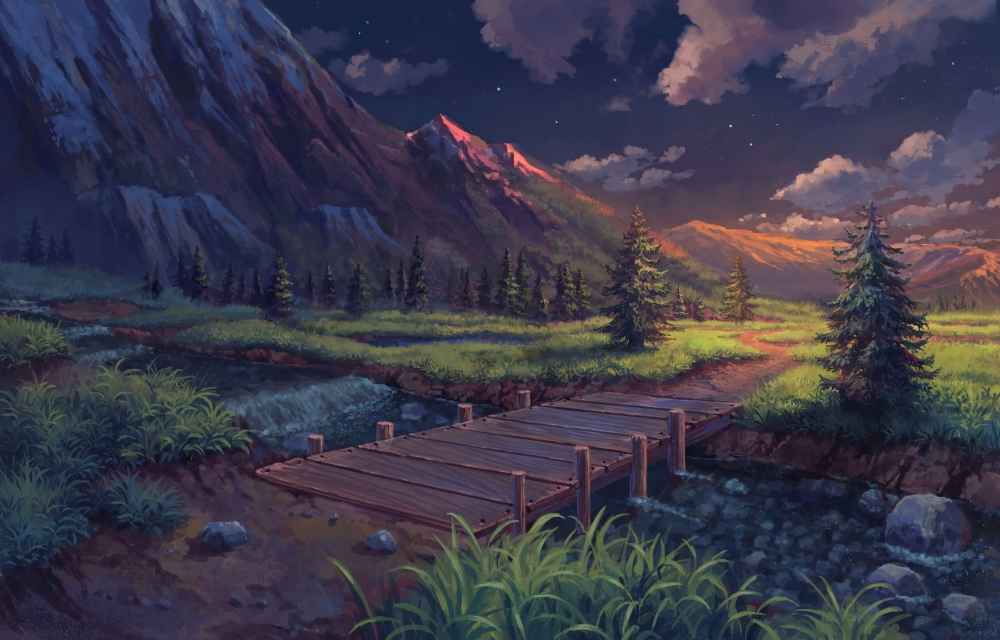
#> input picture 5DRAWING ELEMENTS/bridge.jpg, 1000 x 640 px, found by its file name
$ python 5drawing_elements.py
#> lines starting #> are read from the running program, lines starting #| are printed output that depends on the picture
import cv2

bridge=cv2.imread(r"D:\ERINA\Jet Learn\VS Code OpenCV\5DRAWING ELEMENTS\bridge.jpg")
#> bridge is the input picture: shape (640, 1000, 3); mean B, G, R 75, 58.5, 60.9

#line
start_l=(1,1)
end_l=(1000, 640)

line_colour=(255,0,255)
line_thickness=10
lined_img=cv2.line(bridge, start_l, end_l, line_colour, line_thickness)
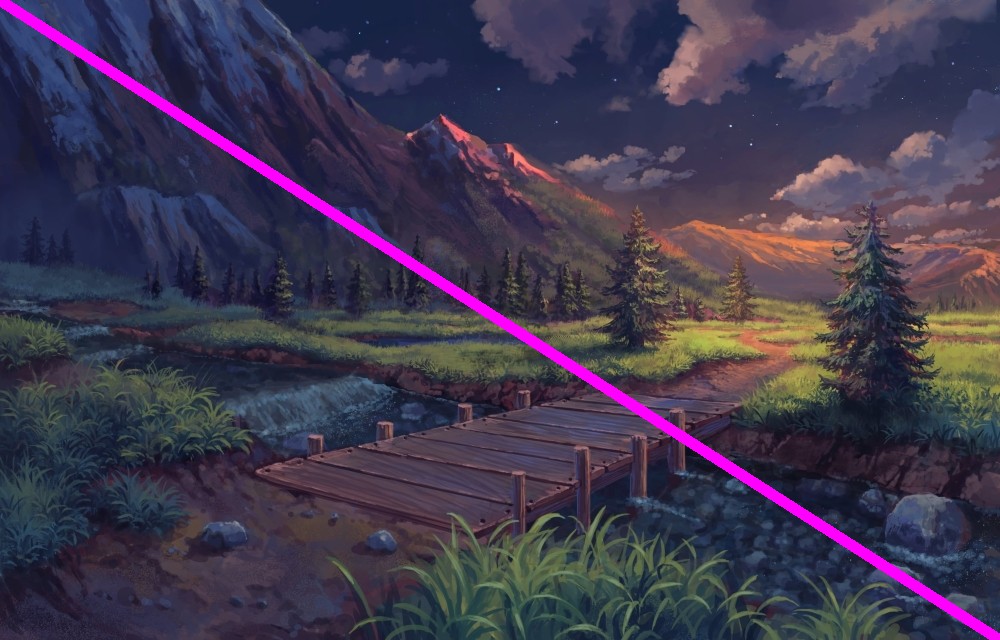
#> lined_img: shape (640, 1000, 3); mean B, G, R 78.7, 57.5, 65.1
cv2.imshow("Lined Image", lined_img)
cv2.waitKey(0)

#Rectangle
start_r=(20,20)
end_r=(200,200)

rec_colour=(255,0,255)
rec_thickness=-1
rec_img=cv2.rectangle(bridge, start_r, end_r, rec_colour, rec_thickness)
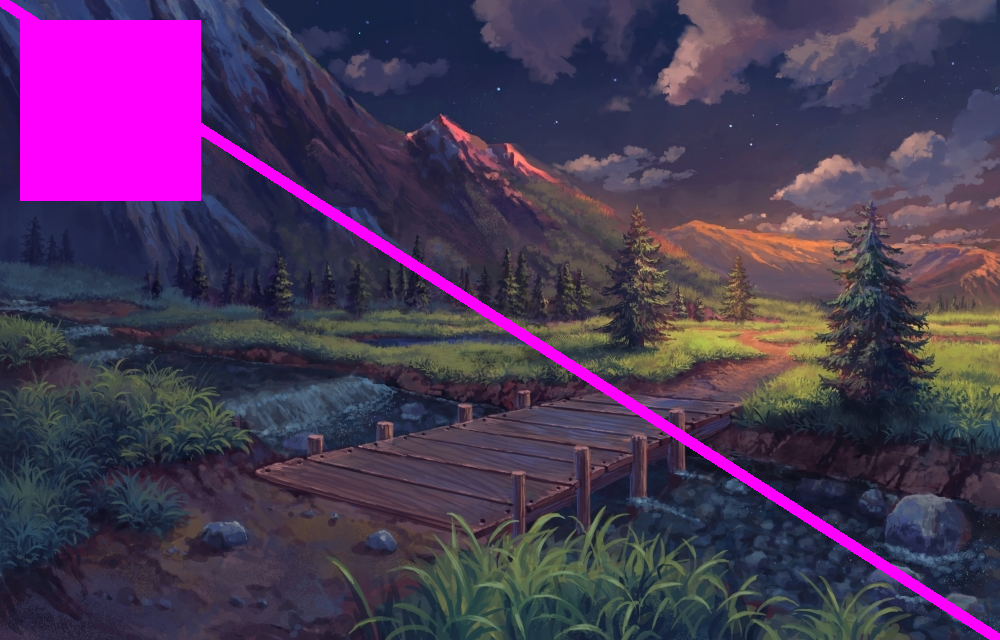
#> rec_img: shape (640, 1000, 3); mean B, G, R 87, 55.4, 75.4
cv2.imshow("Rectangled Image", rec_img)
cv2.waitKey(0)

#Circle
start_c=(200,400)
radius=60

circle_colour=(255,0,255)
circle_thickness=1
circle_img=cv2.circle(bridge, start_c, radius, circle_colour, circle_thickness)
cv2.imshow("Circled Image", circle_img)
cv2.waitKey(0)

#Writing Text
start_t=(50,550)

txt_font=cv2.FONT_HERSHEY_COMPLEX
txt_size=3
txt_colour=(255,0,255)
txt_thickness=3
txt_img=cv2.putText(bridge, "Drawing Elements", start_t, txt_font, txt_size, txt_colour, txt_thickness, cv2.LINE_4)
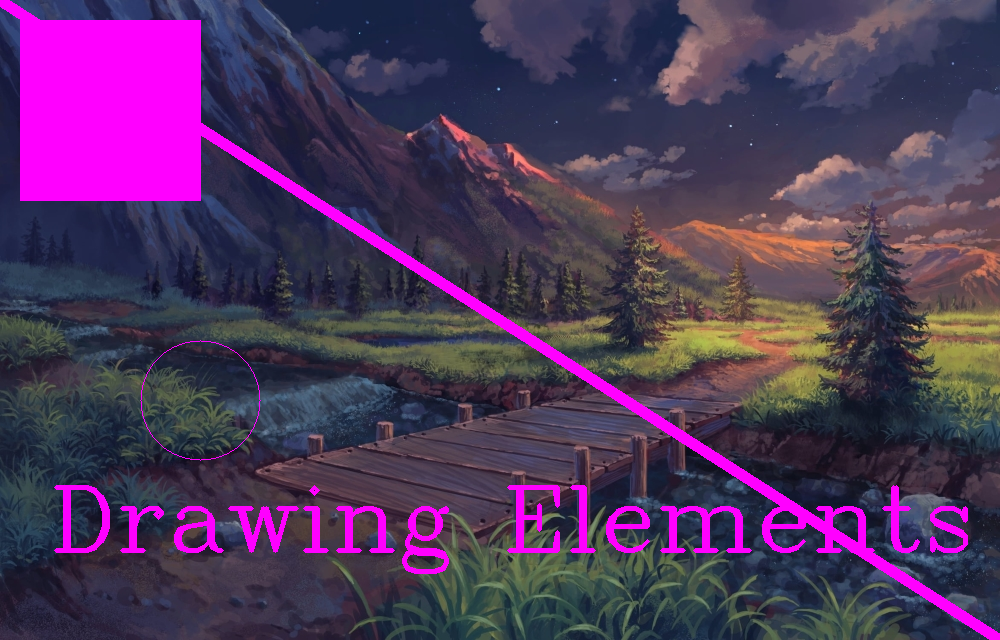
#> txt_img: shape (640, 1000, 3); mean B, G, R 91.5, 54.1, 80.1
cv2.imshow("Texted Image", circle_img)
cv2.waitKey(0)
